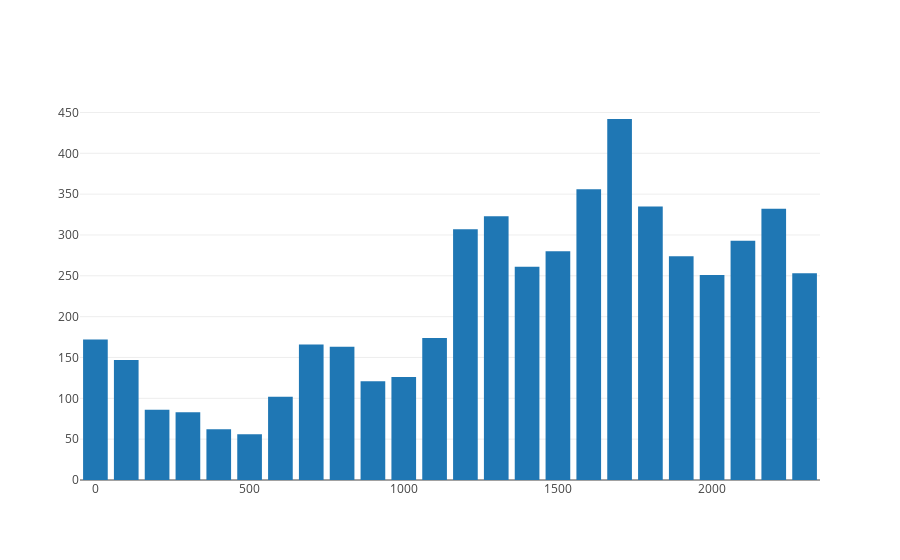

The notebook cell saved with this chart:
### Code cell
data = [trace10]
layout = go.Layout(
    barmode='stack'
)

fig = go.Figure(data=data, layout=layout)
py.offline.iplot(fig)

### Figure 1 — Plotly figure (JSON) as saved in the notebook; plotly's stock layout.template omitted (floating-point values rounded to 4 significant figures)
{"data": [{"name": "Accidents by Hour on May 16, 2018", "type": "bar", "uid": "5e18acac-84d0-4e69-827e-7615c68b4f73", "x": ["0000", "0100", "0200", "0300", "0400", "0500", "0600", "0700", "0800", "0900", "1000", "1100", "1200", "1300", "1400", "1500", "1600", "1700", "1800", "1900", "2000", "2100", "2200", "2300"], "y": [172, 147, 86, 83, 62, 56, 102, 166, 163, 121, 126, 174, 307, 323, 261, 280, 356, 442, 335, 274, 251, 293, 332, 253]}], "layout": {"barmode": "stack"}}
